Frame 1 (no input): blank canvas, image omitted
Frame 60 (no input): blank canvas, image omitted
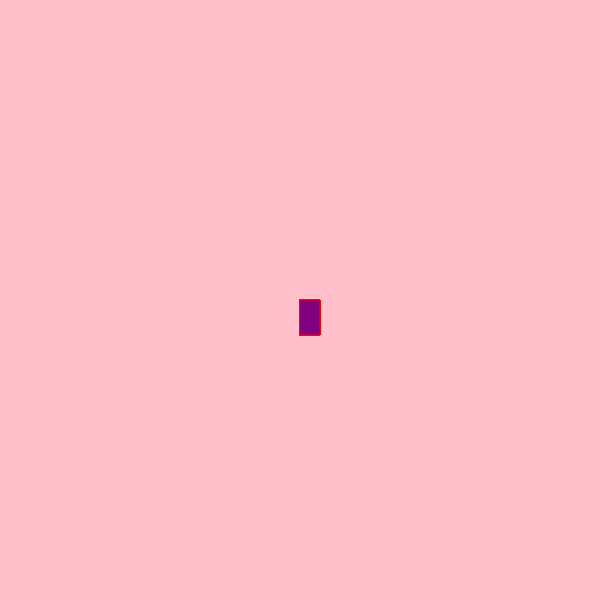
Frame 120 (the mouse pressed at the canvas centre since frame 60)

The p5.js sketch whose frames 1 and 60 were blank and that drew this single picture after the mouse press (run headless with seeded random() and noise() and a simulated clock; from frame 60 on, the mouse is pressed at the canvas centre):

// p5.js sketch
// ── sketch.js
function setup() {
    createCanvas(600, 600);
    background("pink");
  }
  
  function draw() {
    stroke("red");
    fill("purple");
  
    // console.log(mouseIsPressed)
  
    if (mouseIsPressed) {
      rect(mouseX, mouseY, 20, 35);
    }
  }
  
